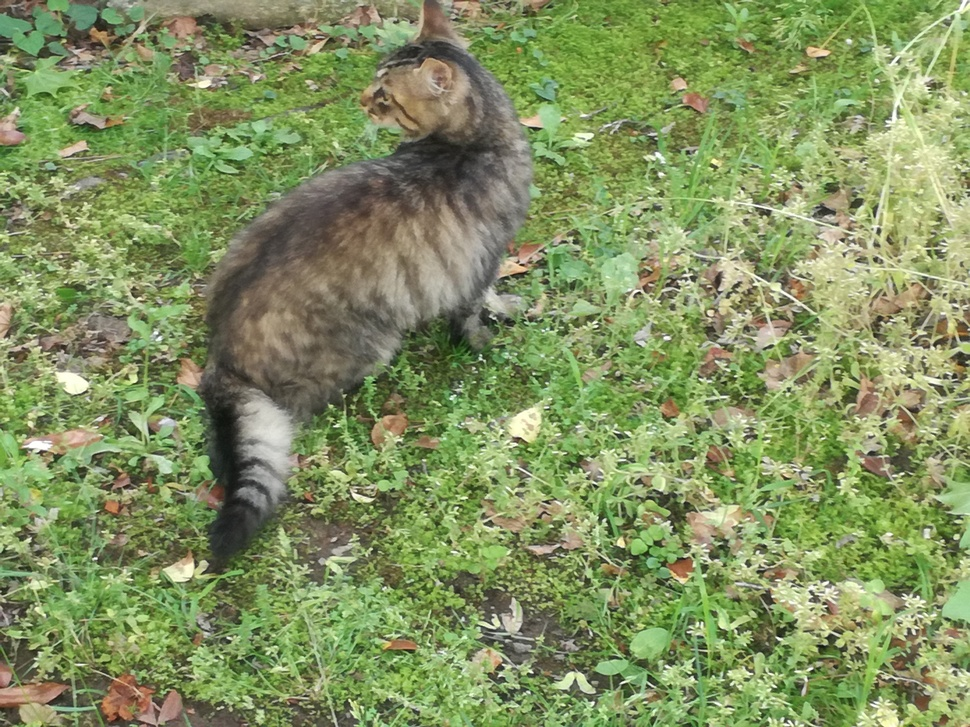
#> input picture 第12章/cat.jpg, 970 x 727 px, shrunk from 4160 x 3120 before the run
$ python svdist.py
#> lines starting #> are read from the running program, lines starting #| are printed output that depends on the picture
import matplotlib.pyplot as plt
from scipy import linalg as SLA
from PIL import Image

# Convert a color image to a black-and-white one
imagefile = Image.open('cat.jpg')
#> imagefile is the input picture: PIL image 970x727 RGB; mean R, G, B 130, 145.5, 95.6
BWimage = imagefile.convert('L')
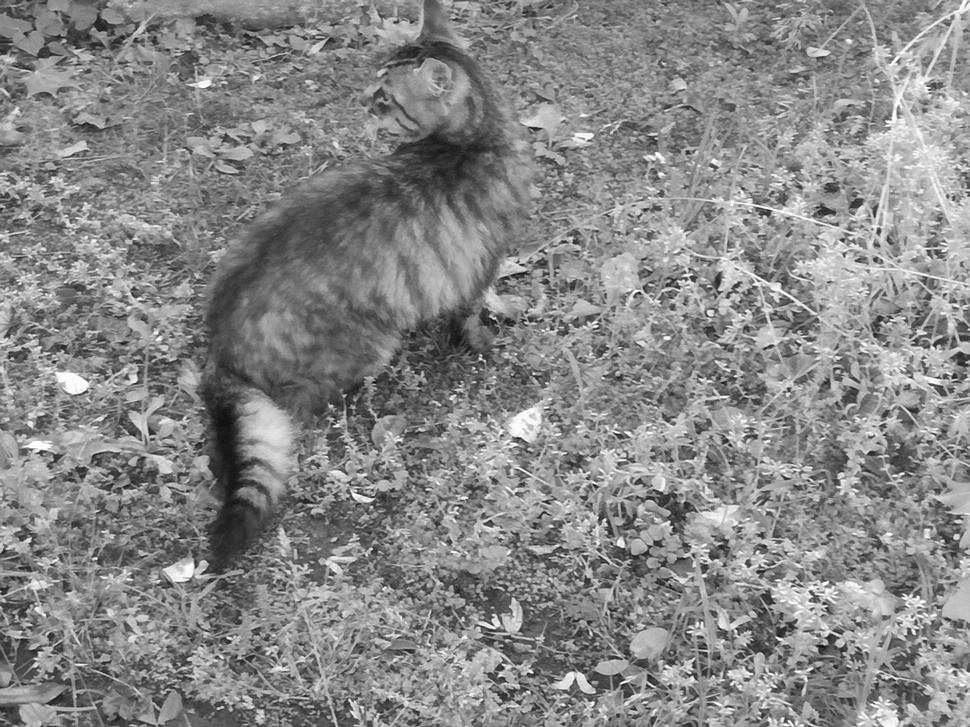
#> BWimage: PIL image 970x727 L; min 10, max 255, mean 135.2
BWimage.save('black-and-white.jpg')
print('size=', BWimage.size, 'mode=', BWimage.mode)
#| size= (970, 727) mode= L

# SVD
U, S, VT = SLA.svd(BWimage)
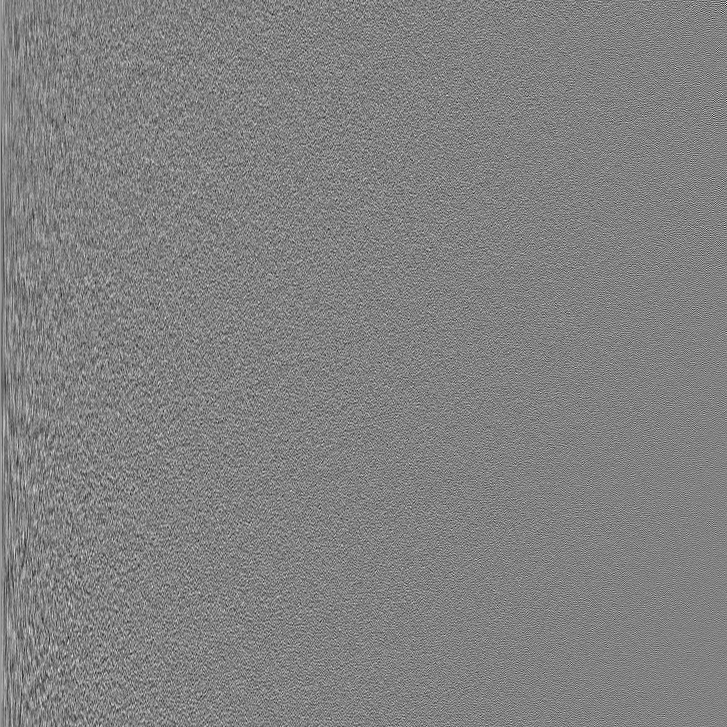
#> U: shape (727, 727) float32; min -0.205, max 0.198, mean 5.48e-05; drawn with min black and max white
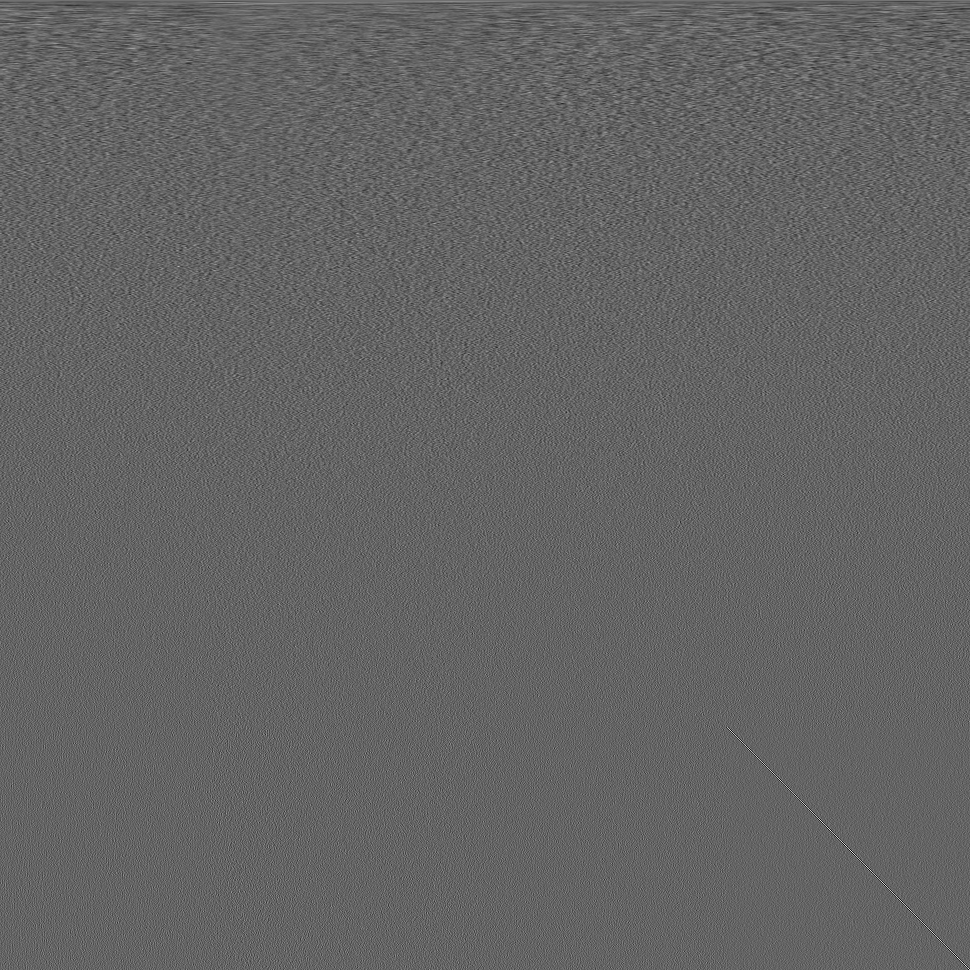
#> VT: shape (970, 970) float32; min -0.23, max 0.355, mean 3.86e-05; drawn with min black and max white
#> S = 727 values, max 114219 at index 0, min 15.05 at index 726, mean 812.3

fig, ax = plt.subplots(1, 1)

ax.plot(range(len(S)), S)
ax.set_yscale('log')
ax.set_xlabel('rank')
ax.set_ylabel('singular value(logarithmic scale)')
plt.show()
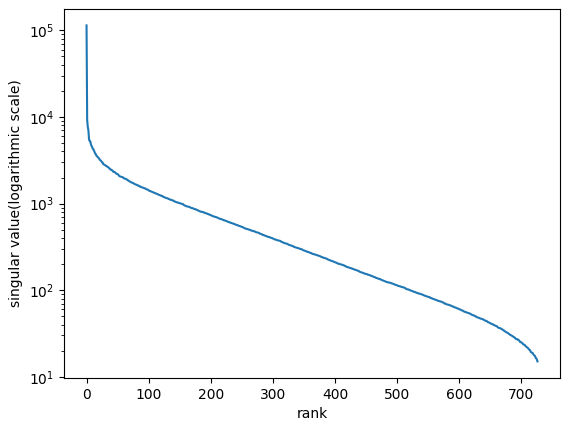
#> figure drawn by matplotlib, 1 panel; curve peaks at x = 0, y = 114219
